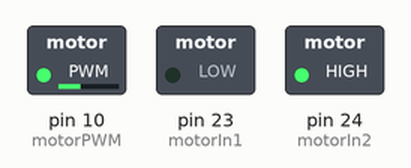
Simulated run of this sketch. Board: Arduino Mega 2560, built with avr-gcc and run on an emulated ATmega2560. Shown: switched loads named in the sketch (green lamp = pin HIGH).

Above: at 0.1 s.
Timing chart, 0 to 1.6 s (numbered marks = the images above):
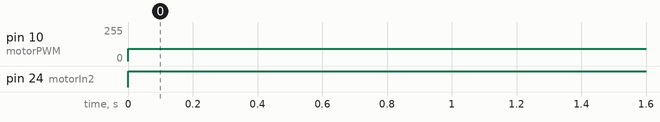

Measured:
- by itself, pin 10 (motorPWM): 0/255 → 93/255 at 0.00 s
- by itself, pin 24 (motorIn2): LOW → HIGH at 0.00 s

The sketch:

motor-test.ino
```cpp
const int motorPWM = 10;
const int motorIn1 = 23;
const int motorIn2 = 24;
int motorSpeed = 10;

void setup() {
  pinMode(motorPWM, OUTPUT);
  pinMode(motorIn1, OUTPUT);
  pinMode(motorIn2, OUTPUT);
  //stop motor
  analogWrite(motorPWM, 0);
  digitalWrite(motorIn1, LOW);
  digitalWrite(motorIn2, LOW);
}

void loop() {
  digitalWrite(motorIn1, LOW);
  digitalWrite(motorIn2, HIGH);

  //run motor between 75 - 255 pwm
  analogWrite(motorPWM, map(motorSpeed, 0, 100, 75, 255));
}
```
